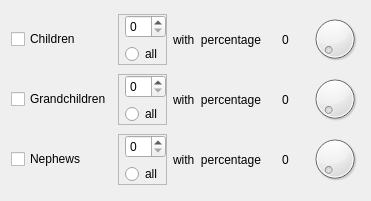
        <widget class="QWidget" name="gridLayoutWidget_11">
         <property name="geometry">
          <rect>
           <x>420</x>
           <y>590</y>
           <width>371</width>
           <height>201</height>
          </rect>
         </property>
         <layout class="QGridLayout" name="gridLayout_12">
          <item row="1" column="3" alignment="Qt::AlignHCenter">
           <widget class="QLabel" name="label_85">
            <property name="text">
             <string>0</string>
            </property>
           </widget>
          </item>
          <item row="0" column="3" alignment="Qt::AlignHCenter">
           <widget class="QLabel" name="label_86">
            <property name="text">
             <string>0</string>
            </property>
           </widget>
          </item>
          <item row="0" column="0">
           <widget class="QCheckBox" name="checkBox_34">
            <property name="text">
             <string>Children</string>
            </property>
           </widget>
          </item>
          <item row="1" column="4">
           <widget class="QDial" name="dial_35">
            <property name="sizePolicy">
             <sizepolicy hsizetype="Fixed" vsizetype="Minimum">
              <horstretch>1</horstretch>
              <verstretch>1</verstretch>
             </sizepolicy>
            </property>
            <property name="maximumSize">
             <size>
              <width>50</width>
              <height>50</height>
             </size>
            </property>
           </widget>
          </item>
          <item row="0" column="2">
           <widget class="QLabel" name="label_87">
            <property name="text">
             <string>with  percentage</string>
            </property>
           </widget>
          </item>
          <item row="0" column="4">
           <widget class="QDial" name="dial_36">
            <property name="sizePolicy">
             <sizepolicy hsizetype="Fixed" vsizetype="Minimum">
              <horstretch>1</horstretch>
              <verstretch>1</verstretch>
             </sizepolicy>
            </property>
            <property name="maximumSize">
             <size>
              <width>50</width>
              <height>50</height>
             </size>
            </property>
           </widget>
          </item>
          <item row="1" column="2">
           <widget class="QLabel" name="label_88">
            <property name="text">
             <string>with  percentage</string>
            </property>
           </widget>
          </item>
          <item row="1" column="0">
           <widget class="QCheckBox" name="checkBox_35">
            <property name="styleSheet">
             <string notr="true">font: 11pt &quot;.SF NS Text&quot;;</string>
            </property>
            <property name="text">
             <string>Grandchildren</string>
            </property>
           </widget>
          </item>
          <item row="0" column="1">
           <widget class="QFrame" name="frame_31">
            <property name="frameShape">
             <enum>QFrame::StyledPanel</enum>
            </property>
            <property name="frameShadow">
             <enum>QFrame::Raised</enum>
            </property>
            <layout class="QVBoxLayout" name="verticalLayout_40">
             <property name="leftMargin">
              <number>6</number>
             </property>
             <property name="topMargin">
              <number>0</number>
             </property>
             <property name="rightMargin">
              <number>0</number>
             </property>
             <property name="bottomMargin">
              <number>0</number>
             </property>
             <item>
              <widget class="QSpinBox" name="spinBox_31">
               <property name="sizePolicy">
                <sizepolicy hsizetype="Fixed" vsizetype="Fixed">
                 <horstretch>0</horstretch>
                 <verstretch>0</verstretch>
                </sizepolicy>
               </property>
              </widget>
             </item>
             <item>
              <widget class="QRadioButton" name="radioButton_31">
               <property name="text">
                <string>all</string>
               </property>
              </widget>
             </item>
            </layout>
           </widget>
          </item>
          <item row="1" column="1">
           <widget class="QFrame" name="frame_32">
            <property name="frameShape">
             <enum>QFrame::StyledPanel</enum>
            </property>
            <property name="frameShadow">
             <enum>QFrame::Raised</enum>
            </property>
            <layout class="QVBoxLayout" name="verticalLayout_41">
             <property name="leftMargin">
              <number>6</number>
             </property>
             <property name="topMargin">
              <number>0</number>
             </property>
             <property name="rightMargin">
              <number>0</number>
             </property>
             <property name="bottomMargin">
              <number>0</number>
             </property>
             <item>
              <widget class="QSpinBox" name="spinBox_32">
               <property name="sizePolicy">
                <sizepolicy hsizetype="Fixed" vsizetype="Fixed">
                 <horstretch>0</horstretch>
                 <verstretch>0</verstretch>
                </sizepolicy>
               </property>
              </widget>
             </item>
             <item>
              <widget class="QRadioButton" name="radioButton_32">
               <property name="text">
                <string>all</string>
               </property>
              </widget>
             </item>
            </layout>
           </widget>
          </item>
          <item row="2" column="0">
           <widget class="QCheckBox" name="checkBox_36">
            <property name="text">
             <string>Nephews</string>
            </property>
           </widget>
          </item>
          <item row="2" column="1">
           <widget class="QFrame" name="frame_33">
            <property name="frameShape">
             <enum>QFrame::StyledPanel</enum>
            </property>
            <property name="frameShadow">
             <enum>QFrame::Raised</enum>
            </property>
            <layout class="QVBoxLayout" name="verticalLayout_42">
             <property name="leftMargin">
              <number>6</number>
             </property>
             <property name="topMargin">
              <number>0</number>
             </property>
             <property name="rightMargin">
              <number>0</number>
             </property>
             <property name="bottomMargin">
              <number>0</number>
             </property>
             <item>
              <widget class="QSpinBox" name="spinBox_33">
               <property name="sizePolicy">
                <sizepolicy hsizetype="Fixed" vsizetype="Fixed">
                 <horstretch>0</horstretch>
                 <verstretch>0</verstretch>
                </sizepolicy>
               </property>
              </widget>
             </item>
             <item>
              <widget class="QRadioButton" name="radioButton_33">
               <property name="text">
                <string>all</string>
               </property>
              </widget>
             </item>
            </layout>
           </widget>
          </item>
          <item row="2" column="2">
           <widget class="QLabel" name="label_89">
            <property name="text">
             <string>with  percentage</string>
            </property>
           </widget>
          </item>
          <item row="2" column="3" alignment="Qt::AlignHCenter">
           <widget class="QLabel" name="label_90">
            <property name="text">
             <string>0</string>
            </property>
           </widget>
          </item>
          <item row="2" column="4">
           <widget class="QDial" name="dial_37">
            <property name="sizePolicy">
             <sizepolicy hsizetype="Fixed" vsizetype="Minimum">
              <horstretch>1</horstretch>
              <verstretch>1</verstretch>
             </sizepolicy>
            </property>
            <property name="maximumSize">
             <size>
              <width>50</width>
              <height>50</height>
             </size>
            </property>
           </widget>
          </item>
         </layout>
        </widget>
